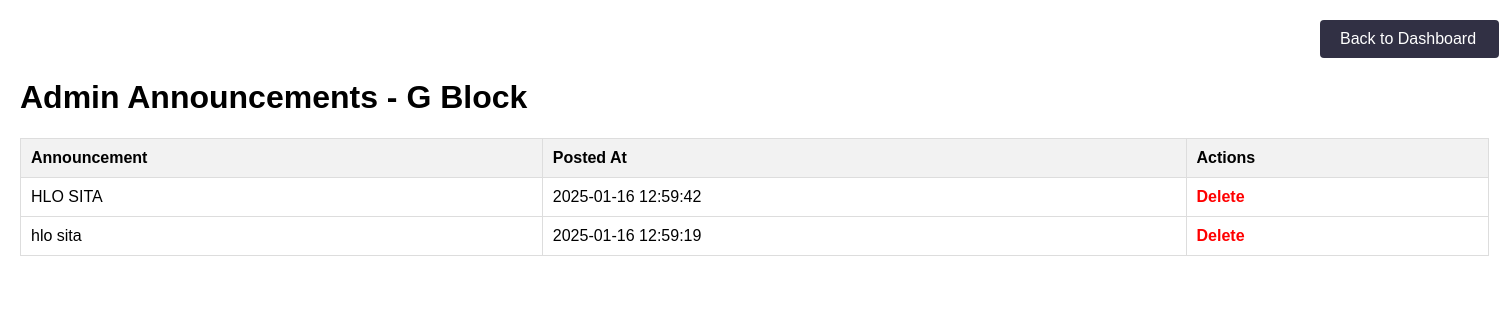
Page /admins/viewancg.php on the committed database.
### tables this page shows
CREATE TABLE `g_announcements` (
  `id` int(11) NOT NULL,
  `announcement` text NOT NULL,
  `recipient` varchar(255) NOT NULL DEFAULT 'all',
  `posted_at` timestamp NOT NULL DEFAULT current_timestamp()
);

### admins/viewancg.php (the view, shortened to what this page needs)
<?php
require('../connection/db.php');
$sql = "SELECT * FROM g_announcements ORDER BY posted_at DESC";
$result = mysqli_query($conn, $sql);
$announcements = [];
if (mysqli_num_rows($result) > 0) {
    while ($row = mysqli_fetch_assoc($result)) {
        $announcements[] = $row;
    }
}
?>
<!DOCTYPE html>
<html lang="en">
<head>
</head>
<div class="navbar">
        <a href="../admins_dashboard/g.php" class="btn">Back to Dashboard</a>
    </div>
<body>
<h1>Admin Announcements - G Block</h1>
<?php if (count($announcements) > 0): ?>
    <table>
        <thead>
            <tr>
                <th>Announcement</th>
                <th>Posted At</th>
                <th>Actions</th>
            </tr>
        </thead>
        <tbody>
            <?php foreach ($announcements as $announcement): ?>
                <tr>
                    <td><?= nl2br(htmlspecialchars($announcement['announcement'])); ?></td>
                    <td><?= htmlspecialchars($announcement['posted_at']); ?></td>
                    <td>
                        <a href="?delete_id=<?= $announcement['id']; ?>" class="delete-btn" onclick="return confirm('Are you sure you want to delete this announcement?');">Delete</a>
                    </td>
                </tr>
            <?php endforeach; ?>
        </tbody>
    </table>
<?php else: ?>
    <p>No announcements found for G Block.</p>
<?php endif; ?>
</body>
</html>

### admins/viewancg.php (style rules this page uses)
body { font-family: Arial, sans-serif; margin: 20px; }
table { width: 100%; border-collapse: collapse; }
th, td { padding: 10px; text-align: left; border: 1px solid #ddd; }
th { background-color: #f2f2f2; }
a { text-decoration: none; color: #007bff; }
.delete-btn { color: red; font-weight: bold; }
.navbar { background-color: rgb(49, 48, 68); padding: 10px 20px; display: flex; justify-content: space-between; align-items: center; color: white; width:139px; margin-left: 1300px; border-radius: 4px; }
.navbar a { color: white; text-decoration: none; font-size: 16px; }

### rows in the picture
g_announcements: announcement "HLO SITA", posted_at "2025-01-16 12:59:42"
g_announcements: announcement "hlo sita", posted_at "2025-01-16 12:59:19"
